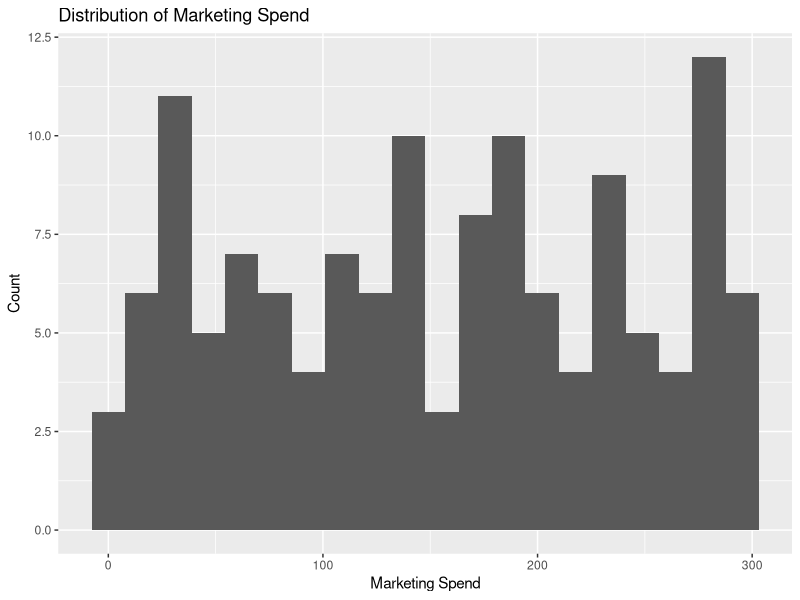
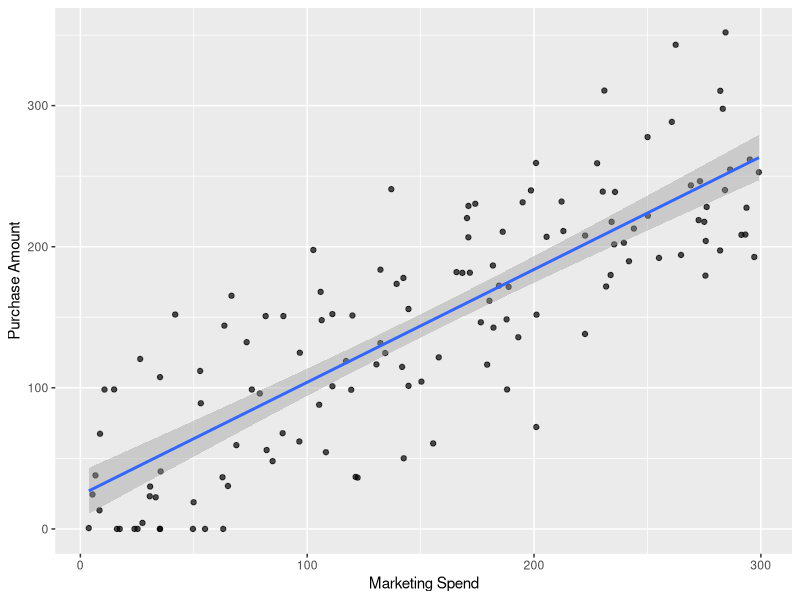
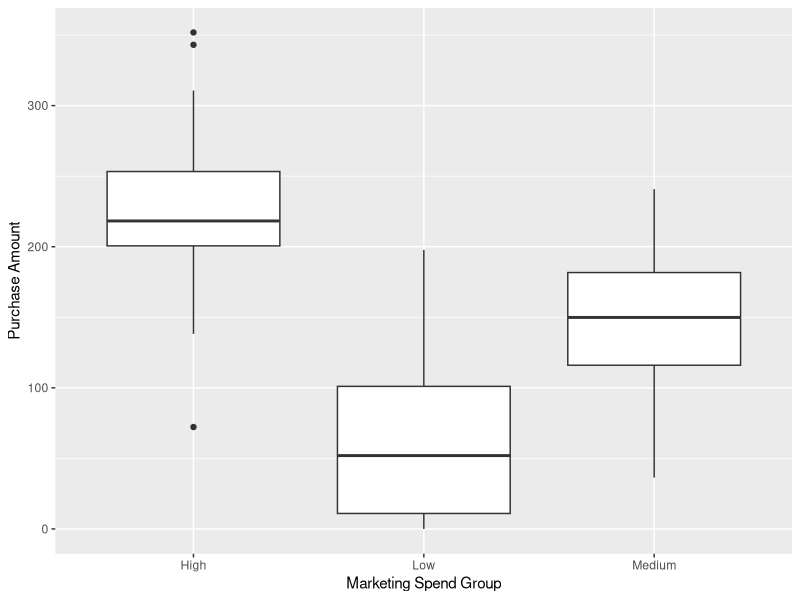

Source code (R) for these figures, in order:
## ---- chunk 1
library(tidyverse)
library(readr)
library(ggplot2)
library(knitr)
library(rmarkdown)
library(kableExtra)
## ---- chunk 2
#Load in the data
data <- read_csv("data/32592582_Joshua Bannon.csv")
## ---- chunk 3
glimpse(data)
## ---- chunk 4
data <- data %>%
  drop_na(marketing_spend, purchase_amount)
## ---- chunk 5
data <- data %>%
  mutate(
    marketing_spend = as.numeric(marketing_spend),
    purchase_amount = as.numeric(purchase_amount),
    visits = as.numeric(visits),
    signup_date = as.Date(signup_date),
    segment = as.factor(segment)) %>% 
  select(-notes) %>%
  distinct()
## ---- chunk 6
data %>%
  summarise(
    avg_spend = mean(marketing_spend),
    avg_purchase = mean(purchase_amount),
    avg_visits = mean(visits)
  )
## ---- chunk 7
data %>%
  group_by(segment) %>%
  summarise(avg_purchase = mean(purchase_amount))
## ---- chunk 8
summary(data)
## ---- chunk 9
ggplot(data, aes(x = marketing_spend)) +
  geom_histogram(bins = 20) +
  labs(
    title = "Distribution of Marketing Spend",
    x = "Marketing Spend",
    y = "Count"
)
## ---- chunk 10
ggplot(data, aes(x = marketing_spend, y = purchase_amount)) +
  geom_point(alpha = 0.7) +
  geom_smooth(method = "lm", se = TRUE) +
  labs(
    x = "Marketing Spend",
    y = "Purchase Amount"
  )
## ---- chunk 11
data <- data %>%
  mutate(
    spend_group = case_when(
      marketing_spend < quantile(marketing_spend, 0.33) ~ "Low",
      marketing_spend < quantile(marketing_spend, 0.67) ~ "Medium",
      TRUE ~ "High"
    )
  )
## ---- chunk 12
ggplot(data, aes(x = spend_group, y = purchase_amount)) +
  geom_boxplot() +
  labs(
    x = "Marketing Spend Group",
    y = "Purchase Amount"
  )
